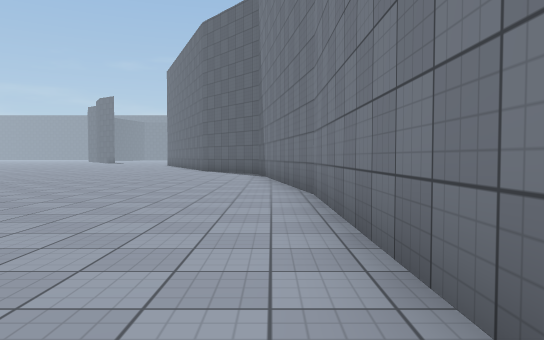
[1] (above)

12 first-person views from a walk through a Unity game level. The camera is 1.2 m above the floor, tilts 2° down and sees 70° across. The floor is counted in squares, 2 m on a side. Each view is taken from the middle of a square. On the plan, view 1 faces up. The plan holds only what a view shows up to about 11 squares ahead; the rest is blank. The place goes on beyond the plan. Surface patterns are stand-ins for the level's own textures.

[2]
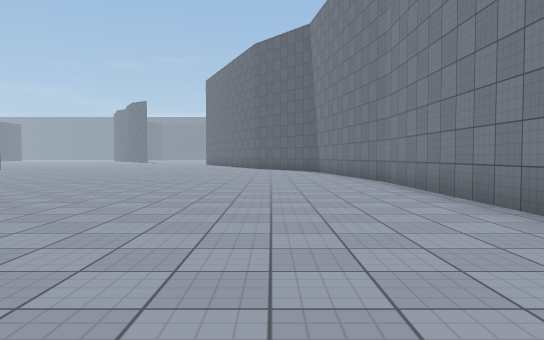

[3]
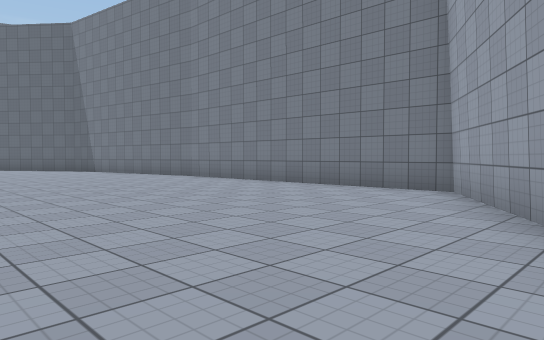

[4]
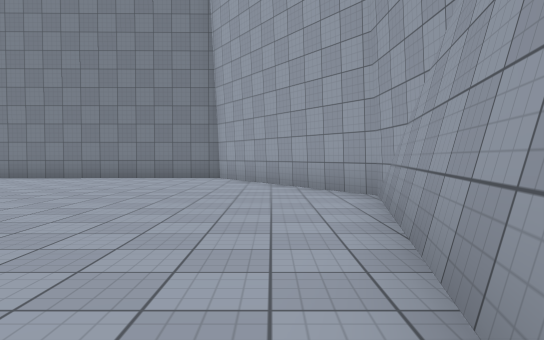

[5]
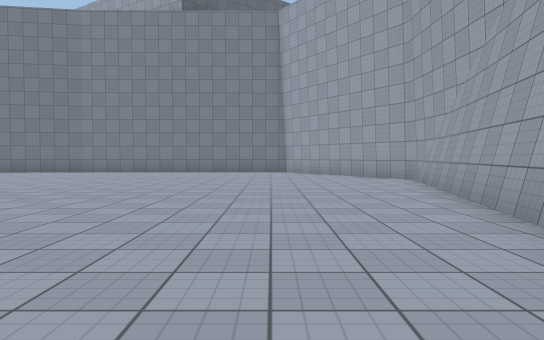

[6]
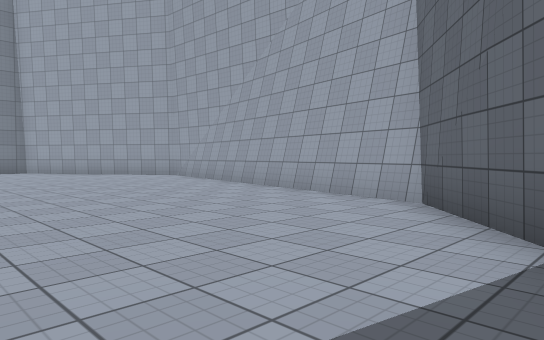

[7]
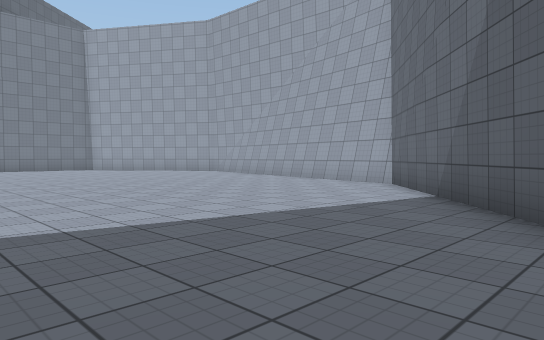

[8]
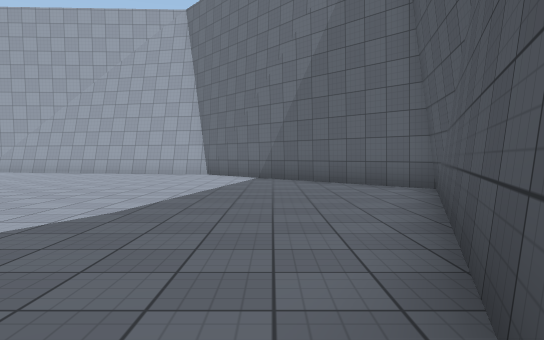

[9]
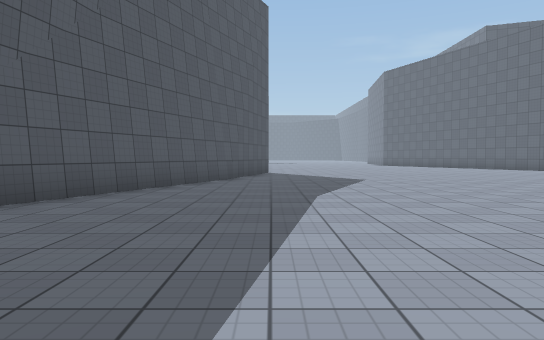

[10]
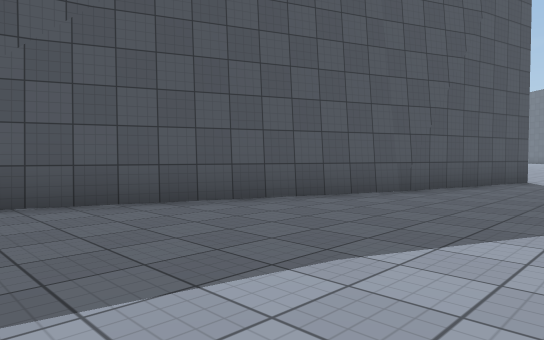

[11]
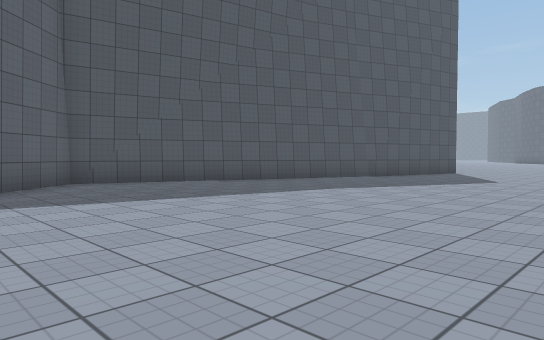

[12]
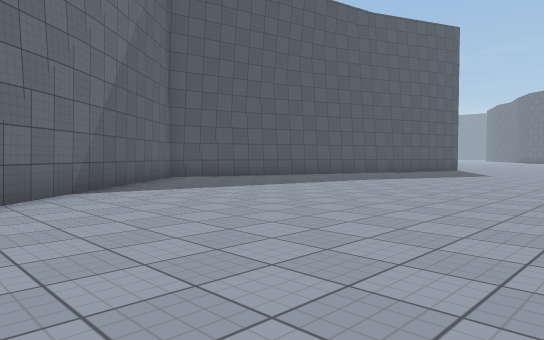

### Floor plan
Points are (right, up) in squares from view 1. A wall is a line through its corners. A room is listed if a view was taken in it or the views show most of it. See-through windows are left out.
Room 1 (views 1, 2, 3, 4, 5, 6, 7, 8, 9, 10, 11, 12)
walls: (-5.2, -4.6) (-4, -4.6) (0.8, -1.5) (0.7, 6.1) (-0.1, 11); (-17.7, 4) (-18, 2.8) (-12.7, -3) (-4.2, -4.7); (-15, 10.9) (-18, 2.9); (-14.8, 11.6) (-15.1, 10.4)

Where each view was taken, in squares from view 1:
view 1: 0 up, 0 right, facing up
view 2: 3 down, 2 left, facing up
view 3: 4 down, 6 left, facing up-right
view 4: 3 down, 10 left, facing right
view 5: 1 down, 14 left, facing right
view 6: 2 up, 15 left, facing down-right
view 7: 5 up, 17 left, facing down-right
view 8: 10 up, 15 left, facing down
view 9: 0 up, 14 left, facing up
view 10: 4 up, 12 left, facing up-left
view 11: 0 up, 9 left, facing up-left
view 12: 3 down, 8 left, facing up-left
